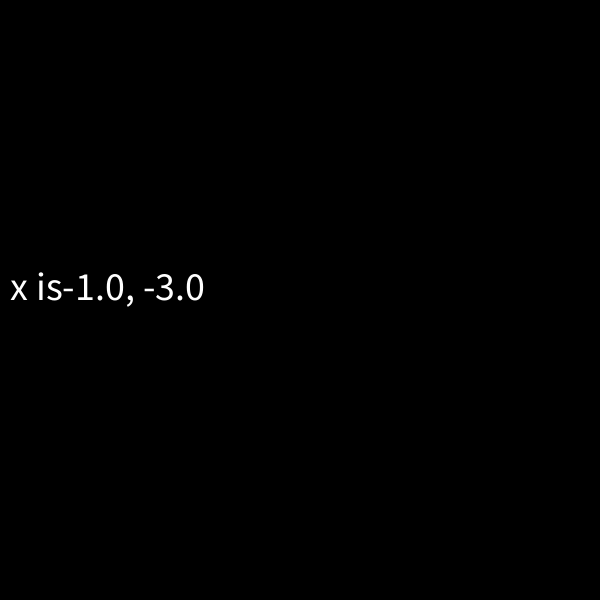
Frame 1 (no input)
Frame 60 (the mouse pressed at the canvas centre just before this capture): identical to frame 1, image omitted
Frame 120 (the mouse held since frame 60 and released just before this capture): identical to frame 1, image omitted

The Processing sketch that drew this single still picture (run headless with seeded random() and noise(); from frame 60 on, the mouse is pressed at the canvas centre):

// Processing sketch: Quad_Formula
// ── Quad_Formula.pde
void setup () {
  size (600, 600);
}
void draw () {
  background (0);
  textSize (40);
  text ("x is" + quardratic (1, 4, 3)[0] + ", " + quardratic (1, 4, 3)[1], 10, height/2);
}
float [] quardratic (float a, float b, float c) {
  float [] results = new float[2];
  results [0] = ((-b + sqrt (sq(b) - 4*a*c))/ 2*a);
  results [1] = ((-b - sqrt (sq(b) - 4*a*c))/ 2*a);
  return results;
}
